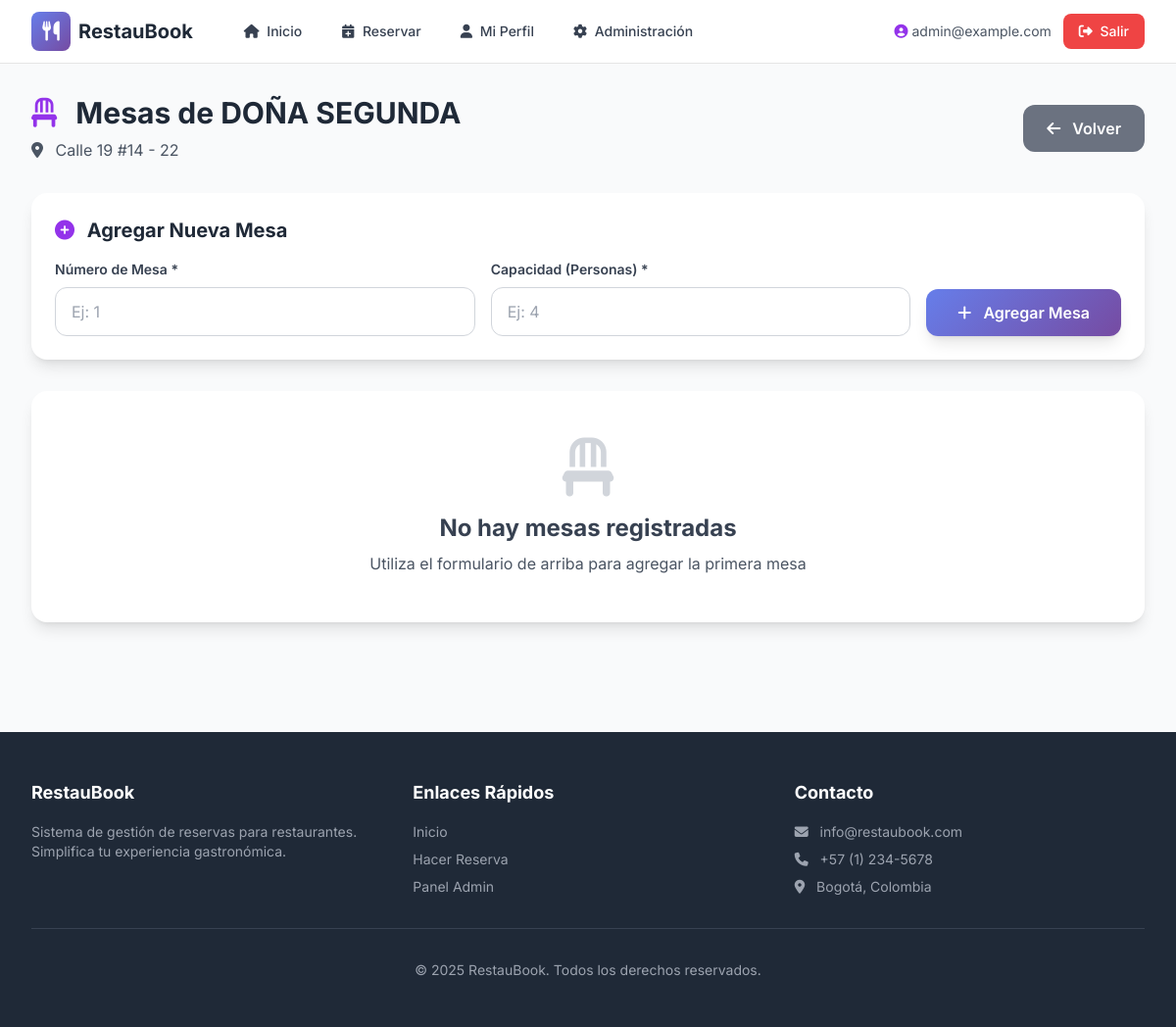
The app's page /admin/restaurantes/2/mesas (signed in), older data.
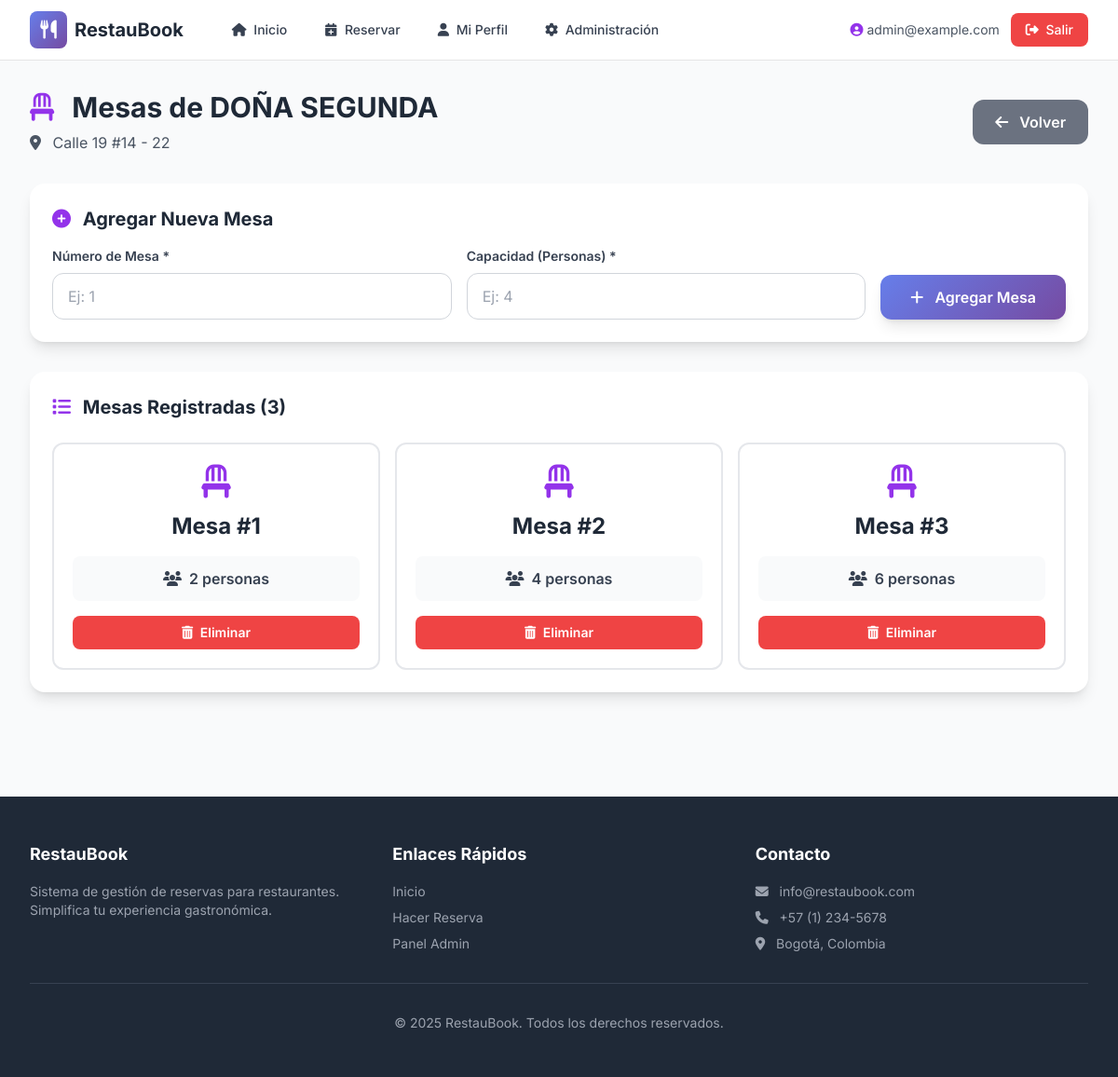
The same page, newer data.
### models.py (models this page shows, shortened)
class Table(db.Model):
    __tablename__ = 'tables'
    id = db.Column(db.Integer, primary_key=True)
    numero = db.Column(db.Integer, nullable=False)
    capacidad = db.Column(db.Integer, nullable=False)
    restaurant_id = db.Column(db.Integer, db.ForeignKey('restaurants.id'), nullable=False)

### app.py (the view)
@app.route('/admin/restaurantes/<int:restaurant_id>/mesas')
@admin_required
def admin_mesas(restaurant_id):
    restaurante = Restaurant.query.get_or_404(restaurant_id)
    mesas = Table.query.filter_by(restaurant_id=restaurant_id).order_by(Table.numero).all()
    return render_template('admin_mesas.html', restaurante=restaurante, mesas=mesas)

### app.py (called while the page is built)
def admin_required(f):
    @wraps(f)
    def decorated_function(*args, **kwargs):
        if session.get('role') != 'ADMIN':
            flash('Acceso restringido: solo administradores', 'danger')
            return redirect(url_for('index'))
        return f(*args, **kwargs)
    return decorated_function

### templates/admin_mesas.html (shortened to what the changed rows need)
{% extends "base.html" %}
{% block content %}
<div class="animate-fade-in">
    <div class="mb-8">
        <div class="flex items-center justify-between">
            <div>
                <h1 class="text-3xl font-bold text-gray-800 mb-2">
                    <i class="fas fa-chair text-purple-600 mr-3"></i>
                    Mesas de {{ restaurante.nombre }}
                </h1>
            </div>
        </div>
    </div>
    <div class="bg-white rounded-2xl shadow-lg p-6 mb-8">
        <h2 class="text-xl font-bold text-gray-800 mb-4">
            <i class="fas fa-plus-circle text-purple-600 mr-2"></i>
            Agregar Nueva Mesa
        </h2>
    </div>
    {% if mesas %}
    <div class="bg-white rounded-2xl shadow-lg p-6">
        <h2 class="text-xl font-bold text-gray-800 mb-6">
            <i class="fas fa-list text-purple-600 mr-2"></i>
            Mesas Registradas ({{ mesas|length }})
        </h2>
        <div class="grid grid-cols-1 md:grid-cols-2 lg:grid-cols-3 xl:grid-cols-4 gap-4">
            {% for mesa in mesas %}
            <div class="border-2 border-gray-200 rounded-xl p-5 hover:border-purple-500 hover:shadow-lg transition">
                <div class="text-center mb-4">
                    <i class="fas fa-chair text-purple-600 text-4xl mb-3"></i>
                    <h3 class="text-2xl font-bold text-gray-800">Mesa #{{ mesa.numero }}</h3>
                </div>
                <div class="bg-gray-50 rounded-lg p-3 mb-4">
                    <div class="flex items-center justify-center text-gray-700">
                        <i class="fas fa-users mr-2"></i>
                        <span class="font-semibold">{{ mesa.capacidad }} personas</span>
                    </div>
                </div>
                <form method="POST" action="/admin/mesas/eliminar/{{ mesa.id }}" onsubmit="return confirm('¿Eliminar esta mesa?')">
                    <button
                        type="submit"
                        class="w-full bg-red-500 hover:bg-red-600 text-white py-2 rounded-lg font-semibold text-sm transition"
                    >
                        <i class="fas fa-trash-alt mr-1"></i>
                        Eliminar
                    </button>
                </form>
            </div>
            {% endfor %}
        </div>
    </div>
    {% else %}
    <div class="bg-white rounded-2xl shadow-lg p-12 text-center">
        <i class="fas fa-chair text-gray-300 text-6xl mb-4"></i>
        <h3 class="text-2xl font-bold text-gray-700 mb-2">No hay mesas registradas</h3>
        <p class="text-gray-600">Utiliza el formulario de arriba para agregar la primera mesa</p>
    </div>
    {% endif %}
</div>
{% endblock %}

Row changes from the older to the newer data that the page shows:
added Table: numero "1", capacidad "2"
added Table: numero "2", capacidad "4"
added Table: numero "3", capacidad "6"
Text that changed along with them:
{{ mesas|length }}: (not shown) → "3"
text no longer shown: "No hay mesas registradas Utiliza el formulario de arriba para agregar la primera mesa"
text now shown: "Mesas Registradas ( )"
